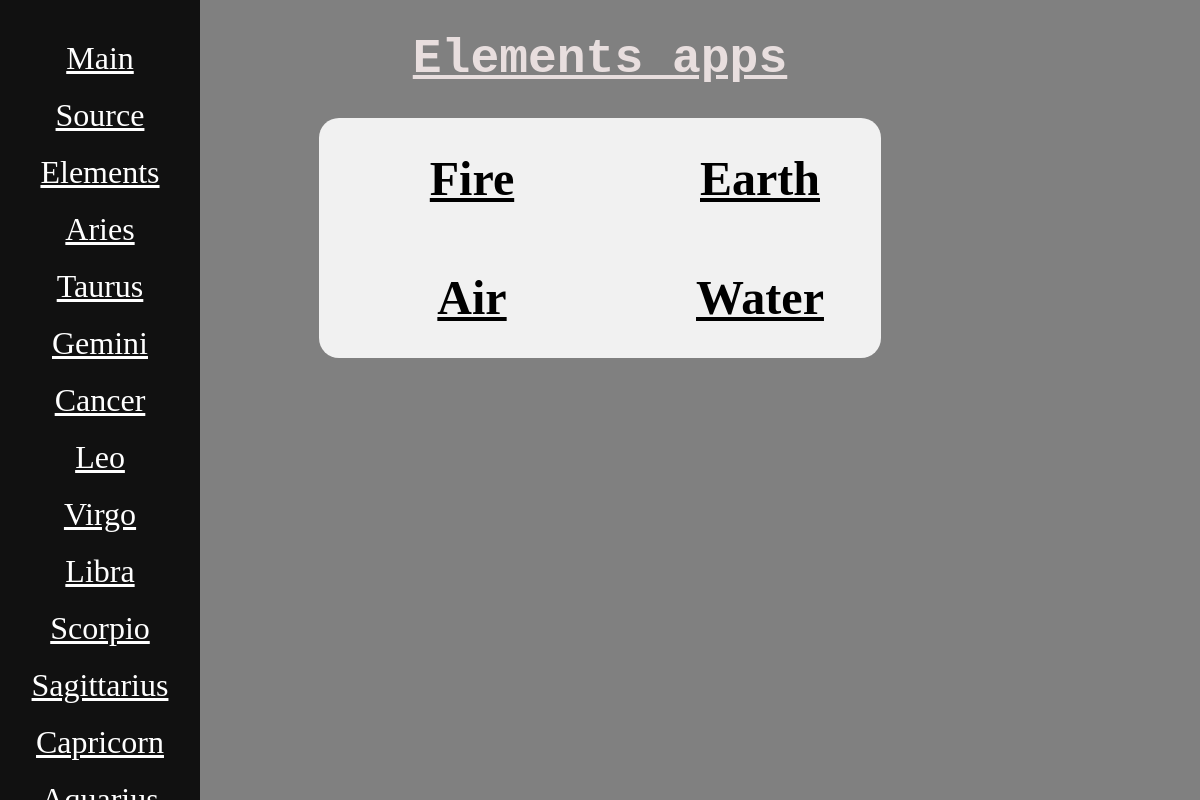
The page /horoscope/elements/ on the database its author committed.
### horoscope/models.py (models this page shows)
class Zodiac(models.Model):
    Fire = 'Fire'
    Water = 'Water'
    Earth = 'Earth'
    Air = 'Air'
    ELEMENTS = [
        (Fire, 'Fire'),
        (Water, 'Water'),
        (Earth, 'Earth'),
        (Air, 'Air'),
    ]
    name = models.CharField(max_length=30)
    description = models.CharField(max_length=1000)
    photo = models.ImageField(blank=True, null=True)
    number = models.IntegerField(default=1)
    element = models.CharField(max_length=5, choices=ELEMENTS, default='Fire')
    def __str__(self):
        return f'{self.name}'

### horoscope/views.py (the view)
# urls.py: path('elements/', views.elements, name='horoscope-elements'),
def elements(request):
    zodiacs = Zodiac.objects.all()
    data = {
        'elements_list': ['Fire', 'Air', 'Earth', 'Water'],
        'zodiacs': zodiacs,
    }
    return render(request, 'horoscope/elements.html', context=data)

### horoscope/templates/horoscope/elements.html (shortened to what this page needs)
{% extends 'base.html' %}
{% load static %}
{% block css_additional %}
<link rel="stylesheet" href=" {% static 'horoscope/css/elements.css' %}">
{% endblock %}
{% block content %}
{% include 'includes/navbar.html' %}
<h1>Elements apps</h1>
<ul>
    {% for element in elements_list %}
    <li><b> <a href="{% url 'horoscope-elements' sign_element=element|lower %}">{{ element }}</a> </b></li>
    {% endfor %}
</ul>
{% endblock %}

### horoscope/templates/includes/navbar.html
<nav>
    <a href="{% url 'horoscope-index' %}">Main</a>
    <a href="https://www.homeenglish.ru/OtherGoroscop.htm">Source</a>
    <a href="{% url 'horoscope-elements' %}">Elements</a>
    {% for zodiac in zodiacs %}
    <a href="{% url 'horoscope-name' sign_zodiac=zodiac|lower %}">{{ zodiac.name|title }}</a>
    {% endfor %}
</nav>

### static/css/base.css (style rules this page uses)
html { background-color: grey; }
nav { text-align: center; color: white; font-size: 2rem; height: 100%; width: 200px; position: fixed; z-index: 1; top: 0; left: 0; background-color: #111; overflow-x: hidden; padding-top: 20px; }
nav a { color: white; display: block; font-size: 2rem; margin: 20px; }

### horoscope/static/horoscope/css/elements.css (style rules this page uses)
h1 { color: #e8dede; text-align: center; font-family: "Andale Mono", AndaleMono, monospace; font-size: 48px; text-decoration: underline; }
ul { -webkit-column-count: 2; -moz-column-count: 2; column-count: 2; list-style-type: none; background-color: #f1f1f1; width: 90%; max-width: 35rem; border-radius: 20px; margin: 2rem auto; padding: 1px; }
ul li { text-align: center; width: 100%; font-size: 3rem; padding: 2rem 1rem; }
a { color: black }

### rows shown on the page
Zodiac: name "Aries"
Zodiac: name "Taurus"
Zodiac: name "Gemini"
Zodiac: name "Cancer"
Zodiac: name "Leo"
Zodiac: name "Virgo"
Zodiac: name "Libra"
Zodiac: name "Scorpio"
Zodiac: name "Sagittarius"
Zodiac: name "Capricorn"

### other values the page prints
{{ element }} "Fire" "Air" "Earth" "Water"
